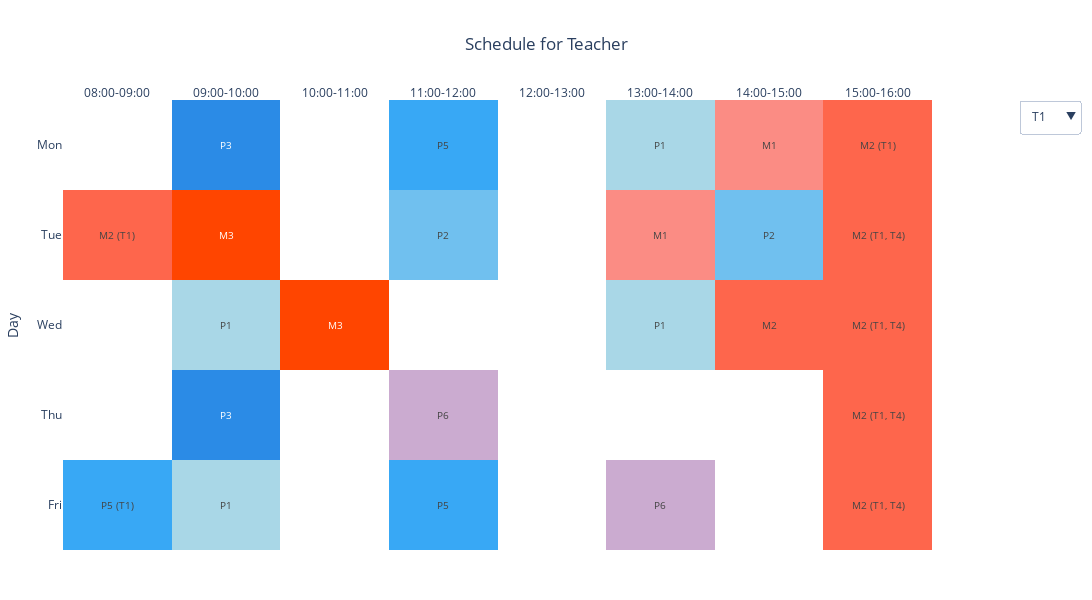
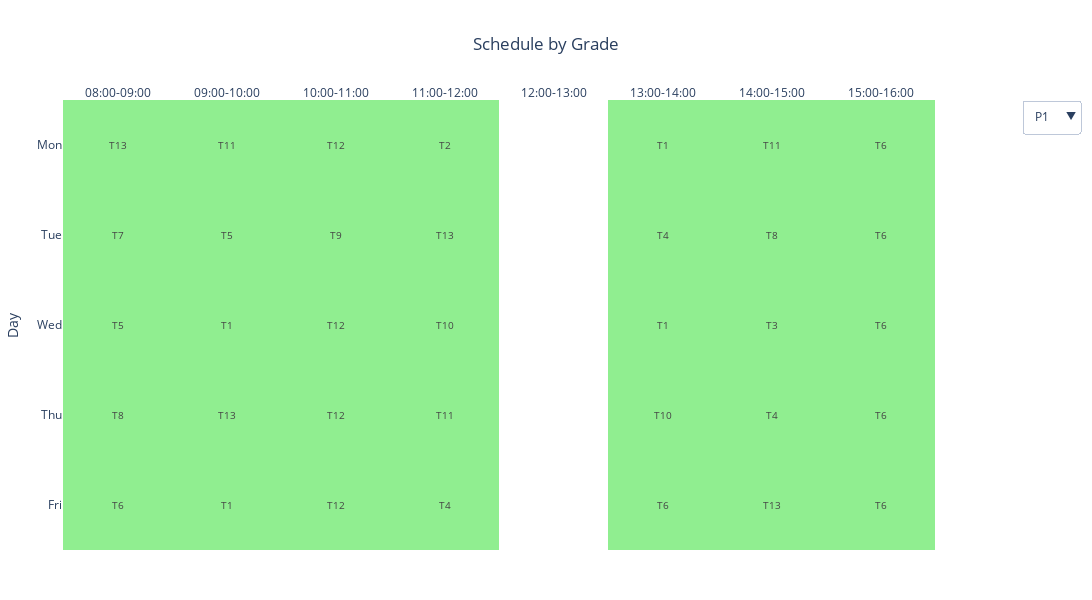

The cell these charts' notebook holds for them, in order:
### Code cell
schedule_df, homeroom_df, extended_schedule, fig_teacher, fig_grade = create_school_schedule(n_teachers=13,
    grades=["P1", "P2", "P3", "P4", "P5", "P6", "M1", "M2", "M3"],
    pe_teacher="T13",
    pe_grades=["P4", "P5", "P6", "M1", "M2", "M3"],
    pe_day=3,
    n_pe_periods=6,
    start_hour=8,
    n_hours=8,
    lunch_hour=5,
    days_per_week=5,
    enable_pe_constraints=False,
    homeroom_mode=1)

if schedule_df is not None:
    print(f"Total classes scheduled: {len(schedule_df)}")
    print("\nHomeroom Assignments:")
    
    # Display visualizations
    fig_teacher.show()
    fig_grade.show()

### Figure 1 — Plotly figure (JSON) as saved in the notebook; plotly's stock layout.template omitted (floating-point values rounded to 4 significant figures)
{"data": [{"colorscale": [[0, "white"], [0.1, "lightblue"], [0.2, "skyblue"], [0.3, "dodgerblue"], [0.4, "steelblue"], [0.5, "deepskyblue"], [0.6, "cornflowerblue"], [0.7, "lightpink"], [0.8, "salmon"], [0.9, "tomato"], [1, "orangered"]], "hoverinfo": "text", "showscale": false, "text": [["", "P3", "", "P5", "", "P1", "M1", "M2\n(T1)"], ["M2\n(T1)", "M3", "", "P2", "", "M1", "P2", "M2\n(T1, T4)"], ["", "P1", "M3", "", "", "P1", "M2", "M2\n(T1, T4)"], ["", "P3", "", "P6", "", "", "", "M2\n(T1, T4)"], ["P5\n(T1)", "P1", "", "P5", "", "P6", "", "M2\n(T1, T4)"]], "textfont": {"size": 10}, "texttemplate": "%{text}", "type": "heatmap", "visible": true, "x": ["08:00-09:00", "09:00-10:00", "10:00-11:00", "11:00-12:00", "12:00-13:00", "13:00-14:00", "14:00-15:00", "15:00-16:00"], "y": ["Mon", "Tue", "Wed", "Thu", "Fri"], "z": [[0, 3, 0, 5, 0, 1, 7, 8], [8, 9, 0, 2, 0, 7, 2, 8], [0, 1, 9, 0, 0, 1, 8, 8], [0, 3, 0, 6, 0, 0, 0, 8], [5, 1, 0, 5, 0, 6, 0, 8]], "zmax": 9, "zmin": 0}, {"colorscale": [[0, "white"], [0.1, "lightblue"], [0.2, "skyblue"], [0.3, "dodgerblue"], [0.4, "steelblue"], [0.5, "deepskyblue"], [0.6, "cornflowerblue"], [0.7, "lightpink"], [0.8, "salmon"], [0.9, "tomato"], [1, "orangered"]], "hoverinfo": "text", "showscale": false, "text": [["P3\n(T10)", "M1", "", "P2", "", "P2", "P3", "M1\n(T10)"], ["P5\n(T10)", "M1", "", "P3", "", "M3", "", "M1\n(T10)"], ["M3\n(T10)", "P4", "P5", "P1", "", "M1", "P3", "M1\n(T10)"], ["", "P6", "P2", "M1", "", "P1", "P5", "M1\n(T10)"], ["P2\n(T10)", "P3", "M3", "P2", "", "", "", "M1\n(T10)"]], "textfont": {"size": 10}, "texttemplate": "%{text}", "type": "heatmap", "visible": false, "x": ["08:00-09:00", "09:00-10:00", "10:00-11:00", "11:00-12:00", "12:00-13:00", "13:00-14:00", "14:00-15:00", "15:00-16:00"], "y": ["Mon", "Tue", "Wed", "Thu", "Fri"], "z": [[3, 7, 0, 2, 0, 2, 3, 7], [5, 7, 0, 3, 0, 9, 0, 7], [9, 4, 5, 1, 0, 7, 3, 7], [0, 6, 2, 7, 0, 1, 5, 7], [2, 3, 9, 2, 0, 0, 0, 7]], "zmax": 9, "zmin": 0}, {"colorscale": [[0, "white"], [0.1, "lightblue"], [0.2, "skyblue"], [0.3, "dodgerblue"], [0.4, "steelblue"], [0.5, "deepskyblue"], [0.6, "cornflowerblue"], [0.7, "lightpink"], [0.8, "salmon"], [0.9, "tomato"], [1, "orangered"]], "hoverinfo": "text", "showscale": false, "text": [["M2\n(T11)", "P1", "M1", "", "", "", "P1", "P5\n(T11)"], ["", "P4", "P3", "M1", "", "M2", "P5", "P5\n(T11, T12)"], ["M1\n(T11)", "P2", "P4", "M3", "", "M2", "", "P5\n(T11)"], ["P5\n(T11)", "P2", "", "P1", "", "M2", "M1", "P5\n(T11)"], ["M1\n(T11)", "M3", "M2", "P6", "", "", "", "P5\n(T11)"]], "textfont": {"size": 10}, "texttemplate": "%{text}", "type": "heatmap", "visible": false, "x": ["08:00-09:00", "09:00-10:00", "10:00-11:00", "11:00-12:00", "12:00-13:00", "13:00-14:00", "14:00-15:00", "15:00-16:00"], "y": ["Mon", "Tue", "Wed", "Thu", "Fri"], "z": [[8, 1, 7, 0, 0, 0, 1, 5], [0, 4, 3, 7, 0, 8, 5, 5], [7, 2, 4, 9, 0, 8, 0, 5], [5, 2, 0, 1, 0, 8, 7, 5], [7, 9, 8, 6, 0, 0, 0, 5]], "zmax": 9, "zmin": 0}, {"colorscale": [[0, "white"], [0.1, "lightblue"], [0.2, "skyblue"], [0.3, "dodgerblue"], [0.4, "steelblue"], [0.5, "deepskyblue"], [0.6, "cornflowerblue"], [0.7, "lightpink"], [0.8, "salmon"], [0.9, "tomato"], [1, "orangered"]], "hoverinfo": "text", "showscale": false, "text": [["P2\n(T12)", "P5", "P1", "", "", "M1", "P6", "P5\n(T11, T12)"], ["", "", "P2", "", "", "P3", "M1", "P5\n(T12)"], ["", "P3", "P1", "", "", "", "P6", "P5\n(T11, T12)"], ["P4\n(T12)", "M3", "P1", "", "", "P4", "", "P5\n(T11, T12)"], ["", "P2", "P1", "", "", "P3", "P5", "P5\n(T11, T12)"]], "textfont": {"size": 10}, "texttemplate": "%{text}", "type": "heatmap", "visible": false, "x": ["08:00-09:00", "09:00-10:00", "10:00-11:00", "11:00-12:00", "12:00-13:00", "13:00-14:00", "14:00-15:00", "15:00-16:00"], "y": ["Mon", "Tue", "Wed", "Thu", "Fri"], "z": [[2, 5, 1, 0, 0, 7, 6, 5], [0, 0, 2, 0, 0, 3, 7, 5], [0, 3, 1, 0, 0, 0, 6, 5], [4, 9, 1, 0, 0, 4, 0, 5], [0, 2, 1, 0, 0, 3, 5, 5]], "zmax": 9, "zmin": 0}, {"colorscale": [[0, "white"], [0.1, "lightblue"], [0.2, "skyblue"], [0.3, "dodgerblue"], [0.4, "steelblue"], [0.5, "deepskyblue"], [0.6, "cornflowerblue"], [0.7, "lightpink"], [0.8, "salmon"], [0.9, "tomato"], [1, "orangered"]], "hoverinfo": "text", "showscale": false, "text": [["P1\n(T13)", "", "P4", "M1", "", "M3", "", ""], ["M3\n(T13)", "M2", "", "P1", "", "", "", ""], ["P4\n(T13)", "M3", "P2", "P4", "", "", "M1", ""], ["M1\n(T13)", "P1", "P5", "P4", "", "P2", "M3", ""], ["", "P5", "P6", "M3", "", "P5", "P1", ""]], "textfont": {"size": 10}, "texttemplate": "%{text}", "type": "heatmap", "visible": false, "x": ["08:00-09:00", "09:00-10:00", "10:00-11:00", "11:00-12:00", "12:00-13:00", "13:00-14:00", "14:00-15:00", "15:00-16:00"], "y": ["Mon", "Tue", "Wed", "Thu", "Fri"], "z": [[1, 0, 4, 7, 0, 9, 0, 0], [9, 8, 0, 1, 0, 0, 0, 0], [4, 9, 2, 4, 0, 0, 7, 0], [7, 1, 5, 4, 0, 2, 9, 0], [0, 5, 6, 9, 0, 5, 1, 0]], "zmax": 9, "zmin": 0}, {"colorscale": [[0, "white"], [0.1, "lightblue"], [0.2, "skyblue"], [0.3, "dodgerblue"], [0.4, "steelblue"], [0.5, "deepskyblue"], [0.6, "cornflowerblue"], [0.7, "lightpink"], [0.8, "salmon"], [0.9, "tomato"], [1, "orangered"]], "hoverinfo": "text", "showscale": false, "text": [["P5\n(T2)", "M3", "", "P1", "", "P5", "M3", "P3\n(T2)"], ["P4\n(T2)", "P3", "", "P6", "", "", "P4", "P3\n(T2)"], ["P6\n(T2)", "", "", "P2", "", "", "M3", "P3\n(T2)"], ["P6\n(T2)", "", "P3", "M3", "", "", "P4", "P3\n(T2)"], ["P6\n(T2)", "", "", "", "", "P4", "P2", "P3\n(T2)"]], "textfont": {"size": 10}, "texttemplate": "%{text}", "type": "heatmap", "visible": false, "x": ["08:00-09:00", "09:00-10:00", "10:00-11:00", "11:00-12:00", "12:00-13:00", "13:00-14:00", "14:00-15:00", "15:00-16:00"], "y": ["Mon", "Tue", "Wed", "Thu", "Fri"], "z": [[5, 9, 0, 1, 0, 5, 9, 3], [4, 3, 0, 6, 0, 0, 4, 3], [6, 0, 0, 2, 0, 0, 9, 3], [6, 0, 3, 9, 0, 0, 4, 3], [6, 0, 0, 0, 0, 4, 2, 3]], "zmax": 9, "zmin": 0}, {"colorscale": [[0, "white"], [0.1, "lightblue"], [0.2, "skyblue"], [0.3, "dodgerblue"], [0.4, "steelblue"], [0.5, "deepskyblue"], [0.6, "cornflowerblue"], [0.7, "lightpink"], [0.8, "salmon"], [0.9, "tomato"], [1, "orangered"]], "hoverinfo": "text", "showscale": false, "text": [["", "", "P6", "P3", "", "", "P2", "P4\n(T3)"], ["", "P5", "M1", "", "", "P2", "", "P4\n(T3)"], ["P5\n(T3)", "", "", "", "", "P4", "P1", "P4\n(T3)"], ["P2\n(T3)", "", "", "P3", "", "P5", "", "P4\n(T3)"], ["", "", "P3", "", "", "M2", "M1", "P4\n(T3)"]], "textfont": {"size": 10}, "texttemplate": "%{text}", "type": "heatmap", "visible": false, "x": ["08:00-09:00", "09:00-10:00", "10:00-11:00", "11:00-12:00", "12:00-13:00", "13:00-14:00", "14:00-15:00", "15:00-16:00"], "y": ["Mon", "Tue", "Wed", "Thu", "Fri"], "z": [[0, 0, 6, 3, 0, 0, 2, 4], [0, 5, 7, 0, 0, 2, 0, 4], [5, 0, 0, 0, 0, 4, 1, 4], [2, 0, 0, 3, 0, 5, 0, 4], [0, 0, 3, 0, 0, 8, 7, 4]], "zmax": 9, "zmin": 0}, {"colorscale": [[0, "white"], [0.1, "lightblue"], [0.2, "skyblue"], [0.3, "dodgerblue"], [0.4, "steelblue"], [0.5, "deepskyblue"], [0.6, "cornflowerblue"], [0.7, "lightpink"], [0.8, "salmon"], [0.9, "tomato"], [1, "orangered"]], "hoverinfo": "text", "showscale": false, "text": [["P6\n(T4)", "", "", "M3", "", "P3", "M2", "M2\n(T1, T4)"], ["P2\n(T4)", "", "M2", "P5", "", "P1", "M3", "M2\n(T4)"], ["P2\n(T4)", "", "M2", "M1", "", "", "P5", "M2\n(T4)"], ["M3\n(T4)", "M2", "P4", "M2", "", "P6", "P1", "M2\n(T4)"], ["M3\n(T4)", "", "P4", "P1", "", "", "P4", "M2\n(T4)"]], "textfont": {"size": 10}, "texttemplate": "%{text}", "type": "heatmap", "visible": false, "x": ["08:00-09:00", "09:00-10:00", "10:00-11:00", "11:00-12:00", "12:00-13:00", "13:00-14:00", "14:00-15:00", "15:00-16:00"], "y": ["Mon", "Tue", "Wed", "Thu", "Fri"], "z": [[6, 0, 0, 9, 0, 3, 8, 8], [2, 0, 8, 5, 0, 1, 9, 8], [2, 0, 8, 7, 0, 0, 5, 8], [9, 8, 4, 8, 0, 6, 1, 8], [9, 0, 4, 1, 0, 0, 4, 8]], "zmax": 9, "zmin": 0}, {"colorscale": [[0, "white"], [0.1, "lightblue"], [0.2, "skyblue"], [0.3, "dodgerblue"], [0.4, "steelblue"], [0.5, "deepskyblue"], [0.6, "cornflowerblue"], [0.7, "lightpink"], [0.8, "salmon"], [0.9, "tomato"], [1, "orangered"]], "hoverinfo": "text", "showscale": false, "text": [["", "P4", "P2", "P4", "", "P4", "", "P6\n(T5)"], ["P6\n(T5)", "P1", "P5", "P4", "", "P4", "M2", "P6\n(T5)"], ["P1\n(T5)", "", "M1", "M2", "", "P2", "", "P6\n(T5)"], ["P3\n(T5)", "", "", "", "", "M1", "P2", "P6\n(T5)"], ["", "", "M1", "P4", "", "M3", "", "P6\n(T5)"]], "textfont": {"size": 10}, "texttemplate": "%{text}", "type": "heatmap", "visible": false, "x": ["08:00-09:00", "09:00-10:00", "10:00-11:00", "11:00-12:00", "12:00-13:00", "13:00-14:00", "14:00-15:00", "15:00-16:00"], "y": ["Mon", "Tue", "Wed", "Thu", "Fri"], "z": [[0, 4, 2, 4, 0, 4, 0, 6], [6, 1, 5, 4, 0, 4, 8, 6], [1, 0, 7, 8, 0, 2, 0, 6], [3, 0, 0, 0, 0, 7, 2, 6], [0, 0, 7, 4, 0, 9, 0, 6]], "zmax": 9, "zmin": 0}, {"colorscale": [[0, "white"], [0.1, "lightblue"], [0.2, "skyblue"], [0.3, "dodgerblue"], [0.4, "steelblue"], [0.5, "deepskyblue"], [0.6, "cornflowerblue"], [0.7, "lightpink"], [0.8, "salmon"], [0.9, "tomato"], [1, "orangered"]], "hoverinfo": "text", "showscale": false, "text": [["P4\n(T6)", "M2", "P5", "", "", "M2", "", "P1\n(T6)"], ["", "P6", "M3", "", "", "P5", "", "P1\n(T6)"], ["", "P6", "P3", "P6", "", "P5", "", "P1\n(T6)"], ["M2\n(T6)", "M1", "P6", "", "", "P3", "", "P1\n(T6)"], ["P1\n(T6)", "P6", "P2", "M1", "", "P1", "M3", "P1\n(T6)"]], "textfont": {"size": 10}, "texttemplate": "%{text}", "type": "heatmap", "visible": false, "x": ["08:00-09:00", "09:00-10:00", "10:00-11:00", "11:00-12:00", "12:00-13:00", "13:00-14:00", "14:00-15:00", "15:00-16:00"], "y": ["Mon", "Tue", "Wed", "Thu", "Fri"], "z": [[4, 8, 5, 0, 0, 8, 0, 1], [0, 6, 9, 0, 0, 5, 0, 1], [0, 6, 3, 6, 0, 5, 0, 1], [8, 7, 6, 0, 0, 3, 0, 1], [1, 6, 2, 7, 0, 1, 9, 1]], "zmax": 9, "zmin": 0}, {"colorscale": [[0, "white"], [0.1, "lightblue"], [0.2, "skyblue"], [0.3, "dodgerblue"], [0.4, "steelblue"], [0.5, "deepskyblue"], [0.6, "cornflowerblue"], [0.7, "lightpink"], [0.8, "salmon"], [0.9, "tomato"], [1, "orangered"]], "hoverinfo": "text", "showscale": false, "text": [["M1\n(T7)", "P6", "P3", "M2", "", "", "P5", ""], ["P1\n(T7)", "P2", "P4", "M2", "", "", "P6", ""], ["M2\n(T7)", "M1", "P6", "P3", "", "P3", "", ""], ["", "P5", "M2", "P2", "", "", "P3", ""], ["M2\n(T7)", "M1", "", "P3", "", "M1", "P6", ""]], "textfont": {"size": 10}, "texttemplate": "%{text}", "type": "heatmap", "visible": false, "x": ["08:00-09:00", "09:00-10:00", "10:00-11:00", "11:00-12:00", "12:00-13:00", "13:00-14:00", "14:00-15:00", "15:00-16:00"], "y": ["Mon", "Tue", "Wed", "Thu", "Fri"], "z": [[7, 6, 3, 8, 0, 0, 5, 0], [1, 2, 4, 8, 0, 0, 6, 0], [8, 7, 6, 3, 0, 3, 0, 0], [0, 5, 8, 2, 0, 0, 3, 0], [8, 7, 0, 3, 0, 7, 6, 0]], "zmax": 9, "zmin": 0}, {"colorscale": [[0, "white"], [0.1, "lightblue"], [0.2, "skyblue"], [0.3, "dodgerblue"], [0.4, "steelblue"], [0.5, "deepskyblue"], [0.6, "cornflowerblue"], [0.7, "lightpink"], [0.8, "salmon"], [0.9, "tomato"], [1, "orangered"]], "hoverinfo": "text", "showscale": false, "text": [["", "", "M2", "", "", "P6", "P4", "P2\n(T8)"], ["P3\n(T8)", "", "P6", "", "", "", "P1", "P2\n(T8)"], ["P3\n(T8)", "M2", "", "P5", "", "P6", "P4", "P2\n(T8)"], ["P1\n(T8)", "", "M3", "", "", "", "M2", "P2\n(T8)"], ["P4\n(T8)", "M2", "", "M2", "", "P2", "P3", "P2\n(T8)"]], "textfont": {"size": 10}, "texttemplate": "%{text}", "type": "heatmap", "visible": false, "x": ["08:00-09:00", "09:00-10:00", "10:00-11:00", "11:00-12:00", "12:00-13:00", "13:00-14:00", "14:00-15:00", "15:00-16:00"], "y": ["Mon", "Tue", "Wed", "Thu", "Fri"], "z": [[0, 0, 8, 0, 0, 6, 4, 2], [3, 0, 6, 0, 0, 0, 1, 2], [3, 8, 0, 5, 0, 6, 4, 2], [1, 0, 9, 0, 0, 0, 8, 2], [4, 8, 0, 8, 0, 2, 3, 2]], "zmax": 9, "zmin": 0}, {"colorscale": [[0, "white"], [0.1, "lightblue"], [0.2, "skyblue"], [0.3, "dodgerblue"], [0.4, "steelblue"], [0.5, "deepskyblue"], [0.6, "cornflowerblue"], [0.7, "lightpink"], [0.8, "salmon"], [0.9, "tomato"], [1, "orangered"]], "hoverinfo": "text", "showscale": false, "text": [["M3\n(T9)", "P2", "M3", "P6", "", "", "", "M3\n(T9)"], ["M1\n(T9)", "", "P1", "M3", "", "P6", "P3", "M3\n(T9)"], ["", "P5", "", "", "", "M3", "P2", "M3\n(T9)"], ["", "P4", "M1", "P5", "", "M3", "P6", "M3\n(T9)"], ["P3\n(T9)", "P4", "P5", "", "", "", "M2", "M3\n(T9)"]], "textfont": {"size": 10}, "texttemplate": "%{text}", "type": "heatmap", "visible": false, "x": ["08:00-09:00", "09:00-10:00", "10:00-11:00", "11:00-12:00", "12:00-13:00", "13:00-14:00", "14:00-15:00", "15:00-16:00"], "y": ["Mon", "Tue", "Wed", "Thu", "Fri"], "z": [[9, 2, 9, 6, 0, 0, 0, 9], [7, 0, 1, 9, 0, 6, 3, 9], [0, 5, 0, 0, 0, 9, 2, 9], [0, 4, 7, 5, 0, 9, 6, 9], [3, 4, 5, 0, 0, 0, 8, 9]], "zmax": 9, "zmin": 0}], "layout": {"height": 600, "margin": {"b": 50, "l": 50, "r": 150, "t": 100}, "title": {"text": "Schedule for Teacher", "x": 0.5, "xanchor": "center"}, "updatemenus": [{"active": 0, "buttons": [{"args": [{"visible": [true, false, false, false, false, false, false, false, false, false, false, false, false]}, {"title": "Schedule for T1"}], "label": "T1", "method": "update"}, {"args": [{"visible": [false, true, false, false, false, false, false, false, false, false, false, false, false]}, {"title": "Schedule for T10"}], "label": "T10", "method": "update"}, {"args": [{"visible": [false, false, true, false, false, false, false, false, false, false, false, false, false]}, {"title": "Schedule for T11"}], "label": "T11", "method": "update"}, {"args": [{"visible": [false, false, false, true, false, false, false, false, false, false, false, false, false]}, {"title": "Schedule for T12"}], "label": "T12", "method": "update"}, {"args": [{"visible": [false, false, false, false, true, false, false, false, false, false, false, false, false]}, {"title": "Schedule for T13"}], "label": "T13", "method": "update"}, {"args": [{"visible": [false, false, false, false, false, true, false, false, false, false, false, false, false]}, {"title": "Schedule for T2"}], "label": "T2", "method": "update"}, {"args": [{"visible": [false, false, false, false, false, false, true, false, false, false, false, false, false]}, {"title": "Schedule for T3"}], "label": "T3", "method": "update"}, {"args": [{"visible": [false, false, false, false, false, false, false, true, false, false, false, false, false]}, {"title": "Schedule for T4"}], "label": "T4", "method": "update"}, {"args": [{"visible": [false, false, false, false, false, false, false, false, true, false, false, false, false]}, {"title": "Schedule for T5"}], "label": "T5", "method": "update"}, {"args": [{"visible": [false, false, false, false, false, false, false, false, false, true, false, false, false]}, {"title": "Schedule for T6"}], "label": "T6", "method": "update"}, {"args": [{"visible": [false, false, false, false, false, false, false, false, false, false, true, false, false]}, {"title": "Schedule for T7"}], "label": "T7", "method": "update"}, {"args": [{"visible": [false, false, false, false, false, false, false, false, false, false, false, true, false]}, {"title": "Schedule for T8"}], "label": "T8", "method": "update"}, {"args": [{"visible": [false, false, false, false, false, false, false, false, false, false, false, false, true]}, {"title": "Schedule for T9"}], "label": "T9", "method": "update"}], "x": 1.1, "xanchor": "left", "y": 1, "yanchor": "top"}], "width": 1200, "xaxis": {"gridcolor": "black", "showgrid": true, "side": "top", "tickmode": "array", "ticktext": ["08:00-09:00", "09:00-10:00", "10:00-11:00", "11:00-12:00", "12:00-13:00", "13:00-14:00", "14:00-15:00", "15:00-16:00"], "tickvals": ["08:00-09:00", "09:00-10:00", "10:00-11:00", "11:00-12:00", "12:00-13:00", "13:00-14:00", "14:00-15:00", "15:00-16:00"]}, "yaxis": {"autorange": "reversed", "gridcolor": "black", "showgrid": true, "title": {"text": "Day"}}}}

### Figure 2 — Plotly figure (JSON) as saved in the notebook; plotly's stock layout.template omitted (floating-point values rounded to 4 significant figures)
{"data": [{"colorscale": [[0, "white"], [1, "lightgreen"]], "hoverinfo": "text", "showscale": false, "text": [["T13", "T11", "T12", "T2", "", "T1", "T11", "T6"], ["T7", "T5", "T9", "T13", "", "T4", "T8", "T6"], ["T5", "T1", "T12", "T10", "", "T1", "T3", "T6"], ["T8", "T13", "T12", "T11", "", "T10", "T4", "T6"], ["T6", "T1", "T12", "T4", "", "T6", "T13", "T6"]], "textfont": {"size": 10}, "texttemplate": "%{text}", "type": "heatmap", "visible": true, "x": ["08:00-09:00", "09:00-10:00", "10:00-11:00", "11:00-12:00", "12:00-13:00", "13:00-14:00", "14:00-15:00", "15:00-16:00"], "y": ["Mon", "Tue", "Wed", "Thu", "Fri"], "z": [[1, 1, 1, 1, 0, 1, 1, 1], [1, 1, 1, 1, 0, 1, 1, 1], [1, 1, 1, 1, 0, 1, 1, 1], [1, 1, 1, 1, 0, 1, 1, 1], [1, 1, 1, 1, 0, 1, 1, 1]], "zmax": 1, "zmin": 0}, {"colorscale": [[0, "white"], [1, "lightgreen"]], "hoverinfo": "text", "showscale": false, "text": [["T12", "T9", "T5", "T10", "", "T10", "T3", "T8"], ["T4", "T7", "T12", "T1", "", "T3", "T1", "T8"], ["T4", "T11", "T13", "T2", "", "T5", "T9", "T8"], ["T3", "T11", "T10", "T7", "", "T13", "T5", "T8"], ["T10", "T12", "T6", "T10", "", "T8", "T2", "T8"]], "textfont": {"size": 10}, "texttemplate": "%{text}", "type": "heatmap", "visible": false, "x": ["08:00-09:00", "09:00-10:00", "10:00-11:00", "11:00-12:00", "12:00-13:00", "13:00-14:00", "14:00-15:00", "15:00-16:00"], "y": ["Mon", "Tue", "Wed", "Thu", "Fri"], "z": [[1, 1, 1, 1, 0, 1, 1, 1], [1, 1, 1, 1, 0, 1, 1, 1], [1, 1, 1, 1, 0, 1, 1, 1], [1, 1, 1, 1, 0, 1, 1, 1], [1, 1, 1, 1, 0, 1, 1, 1]], "zmax": 1, "zmin": 0}, {"colorscale": [[0, "white"], [1, "lightgreen"]], "hoverinfo": "text", "showscale": false, "text": [["T10", "T1", "T7", "T3", "", "T4", "T10", "T2"], ["T8", "T2", "T11", "T10", "", "T12", "T9", "T2"], ["T8", "T12", "T6", "T7", "", "T7", "T10", "T2"], ["T5", "T1", "T2", "T3", "", "T6", "T7", "T2"], ["T9", "T10", "T3", "T7", "", "T12", "T8", "T2"]], "textfont": {"size": 10}, "texttemplate": "%{text}", "type": "heatmap", "visible": false, "x": ["08:00-09:00", "09:00-10:00", "10:00-11:00", "11:00-12:00", "12:00-13:00", "13:00-14:00", "14:00-15:00", "15:00-16:00"], "y": ["Mon", "Tue", "Wed", "Thu", "Fri"], "z": [[1, 1, 1, 1, 0, 1, 1, 1], [1, 1, 1, 1, 0, 1, 1, 1], [1, 1, 1, 1, 0, 1, 1, 1], [1, 1, 1, 1, 0, 1, 1, 1], [1, 1, 1, 1, 0, 1, 1, 1]], "zmax": 1, "zmin": 0}, {"colorscale": [[0, "white"], [1, "lightgreen"]], "hoverinfo": "text", "showscale": false, "text": [["T6", "T5", "T13", "T5", "", "T5", "T8", "T3"], ["T2", "T11", "T7", "T5", "", "T5", "T2", "T3"], ["T13", "T10", "T11", "T13", "", "T3", "T8", "T3"], ["T12", "T9", "T4", "T13", "", "T12", "T2", "T3"], ["T8", "T9", "T4", "T5", "", "T2", "T4", "T3"]], "textfont": {"size": 10}, "texttemplate": "%{text}", "type": "heatmap", "visible": false, "x": ["08:00-09:00", "09:00-10:00", "10:00-11:00", "11:00-12:00", "12:00-13:00", "13:00-14:00", "14:00-15:00", "15:00-16:00"], "y": ["Mon", "Tue", "Wed", "Thu", "Fri"], "z": [[1, 1, 1, 1, 0, 1, 1, 1], [1, 1, 1, 1, 0, 1, 1, 1], [1, 1, 1, 1, 0, 1, 1, 1], [1, 1, 1, 1, 0, 1, 1, 1], [1, 1, 1, 1, 0, 1, 1, 1]], "zmax": 1, "zmin": 0}, {"colorscale": [[0, "white"], [1, "lightgreen"]], "hoverinfo": "text", "showscale": false, "text": [["T2", "T12", "T6", "T1", "", "T2", "T7", "T11, T12"], ["T10", "T3", "T5", "T4", "", "T6", "T11", "T11, T12"], ["T3", "T9", "T10", "T8", "", "T6", "T4", "T11, T12"], ["T11", "T7", "T13", "T9", "", "T3", "T10", "T11, T12"], ["T1", "T13", "T9", "T1", "", "T13", "T12", "T11, T12"]], "textfont": {"size": 10}, "texttemplate": "%{text}", "type": "heatmap", "visible": false, "x": ["08:00-09:00", "09:00-10:00", "10:00-11:00", "11:00-12:00", "12:00-13:00", "13:00-14:00", "14:00-15:00", "15:00-16:00"], "y": ["Mon", "Tue", "Wed", "Thu", "Fri"], "z": [[1, 1, 1, 1, 0, 1, 1, 1], [1, 1, 1, 1, 0, 1, 1, 1], [1, 1, 1, 1, 0, 1, 1, 1], [1, 1, 1, 1, 0, 1, 1, 1], [1, 1, 1, 1, 0, 1, 1, 1]], "zmax": 1, "zmin": 0}, {"colorscale": [[0, "white"], [1, "lightgreen"]], "hoverinfo": "text", "showscale": false, "text": [["T4", "T7", "T3", "T9", "", "T8", "T12", "T5"], ["T5", "T6", "T8", "T2", "", "T9", "T7", "T5"], ["T2", "T6", "T7", "T6", "", "T8", "T12", "T5"], ["T2", "T10", "T6", "T1", "", "T4", "T9", "T5"], ["T2", "T6", "T13", "T11", "", "T1", "T7", "T5"]], "textfont": {"size": 10}, "texttemplate": "%{text}", "type": "heatmap", "visible": false, "x": ["08:00-09:00", "09:00-10:00", "10:00-11:00", "11:00-12:00", "12:00-13:00", "13:00-14:00", "14:00-15:00", "15:00-16:00"], "y": ["Mon", "Tue", "Wed", "Thu", "Fri"], "z": [[1, 1, 1, 1, 0, 1, 1, 1], [1, 1, 1, 1, 0, 1, 1, 1], [1, 1, 1, 1, 0, 1, 1, 1], [1, 1, 1, 1, 0, 1, 1, 1], [1, 1, 1, 1, 0, 1, 1, 1]], "zmax": 1, "zmin": 0}, {"colorscale": [[0, "white"], [1, "lightgreen"]], "hoverinfo": "text", "showscale": false, "text": [["T7", "T10", "T11", "T13", "", "T12", "T1", "T10"], ["T9", "T10", "T3", "T11", "", "T1", "T12", "T10"], ["T11", "T7", "T5", "T4", "", "T10", "T13", "T10"], ["T13", "T6", "T9", "T10", "", "T5", "T11", "T10"], ["T11", "T7", "T5", "T6", "", "T7", "T3", "T10"]], "textfont": {"size": 10}, "texttemplate": "%{text}", "type": "heatmap", "visible": false, "x": ["08:00-09:00", "09:00-10:00", "10:00-11:00", "11:00-12:00", "12:00-13:00", "13:00-14:00", "14:00-15:00", "15:00-16:00"], "y": ["Mon", "Tue", "Wed", "Thu", "Fri"], "z": [[1, 1, 1, 1, 0, 1, 1, 1], [1, 1, 1, 1, 0, 1, 1, 1], [1, 1, 1, 1, 0, 1, 1, 1], [1, 1, 1, 1, 0, 1, 1, 1], [1, 1, 1, 1, 0, 1, 1, 1]], "zmax": 1, "zmin": 0}, {"colorscale": [[0, "white"], [1, "lightgreen"]], "hoverinfo": "text", "showscale": false, "text": [["T11", "T6", "T8", "T7", "", "T6", "T4", "T1, T4"], ["T1", "T13", "T4", "T7", "", "T11", "T5", "T1, T4"], ["T7", "T8", "T4", "T5", "", "T11", "T1", "T1, T4"], ["T6", "T4", "T7", "T4", "", "T11", "T8", "T1, T4"], ["T7", "T8", "T11", "T8", "", "T3", "T9", "T1, T4"]], "textfont": {"size": 10}, "texttemplate": "%{text}", "type": "heatmap", "visible": false, "x": ["08:00-09:00", "09:00-10:00", "10:00-11:00", "11:00-12:00", "12:00-13:00", "13:00-14:00", "14:00-15:00", "15:00-16:00"], "y": ["Mon", "Tue", "Wed", "Thu", "Fri"], "z": [[1, 1, 1, 1, 0, 1, 1, 1], [1, 1, 1, 1, 0, 1, 1, 1], [1, 1, 1, 1, 0, 1, 1, 1], [1, 1, 1, 1, 0, 1, 1, 1], [1, 1, 1, 1, 0, 1, 1, 1]], "zmax": 1, "zmin": 0}, {"colorscale": [[0, "white"], [1, "lightgreen"]], "hoverinfo": "text", "showscale": false, "text": [["T9", "T2", "T9", "T4", "", "T13", "T2", "T9"], ["T13", "T1", "T6", "T9", "", "T10", "T4", "T9"], ["T10", "T13", "T1", "T11", "", "T9", "T2", "T9"], ["T4", "T12", "T8", "T2", "", "T9", "T13", "T9"], ["T4", "T11", "T10", "T13", "", "T5", "T6", "T9"]], "textfont": {"size": 10}, "texttemplate": "%{text}", "type": "heatmap", "visible": false, "x": ["08:00-09:00", "09:00-10:00", "10:00-11:00", "11:00-12:00", "12:00-13:00", "13:00-14:00", "14:00-15:00", "15:00-16:00"], "y": ["Mon", "Tue", "Wed", "Thu", "Fri"], "z": [[1, 1, 1, 1, 0, 1, 1, 1], [1, 1, 1, 1, 0, 1, 1, 1], [1, 1, 1, 1, 0, 1, 1, 1], [1, 1, 1, 1, 0, 1, 1, 1], [1, 1, 1, 1, 0, 1, 1, 1]], "zmax": 1, "zmin": 0}], "layout": {"height": 600, "margin": {"b": 50, "l": 50, "r": 150, "t": 100}, "title": {"text": "Schedule by Grade", "x": 0.5, "xanchor": "center"}, "updatemenus": [{"active": 0, "buttons": [{"args": [{"visible": [true, false, false, false, false, false, false, false, false]}, {"title": "Schedule for Grade P1"}], "label": "P1", "method": "update"}, {"args": [{"visible": [false, true, false, false, false, false, false, false, false]}, {"title": "Schedule for Grade P2"}], "label": "P2", "method": "update"}, {"args": [{"visible": [false, false, true, false, false, false, false, false, false]}, {"title": "Schedule for Grade P3"}], "label": "P3", "method": "update"}, {"args": [{"visible": [false, false, false, true, false, false, false, false, false]}, {"title": "Schedule for Grade P4"}], "label": "P4", "method": "update"}, {"args": [{"visible": [false, false, false, false, true, false, false, false, false]}, {"title": "Schedule for Grade P5"}], "label": "P5", "method": "update"}, {"args": [{"visible": [false, false, false, false, false, true, false, false, false]}, {"title": "Schedule for Grade P6"}], "label": "P6", "method": "update"}, {"args": [{"visible": [false, false, false, false, false, false, true, false, false]}, {"title": "Schedule for Grade M1"}], "label": "M1", "method": "update"}, {"args": [{"visible": [false, false, false, false, false, false, false, true, false]}, {"title": "Schedule for Grade M2"}], "label": "M2", "method": "update"}, {"args": [{"visible": [false, false, false, false, false, false, false, false, true]}, {"title": "Schedule for Grade M3"}], "label": "M3", "method": "update"}], "x": 1.1, "xanchor": "left", "y": 1, "yanchor": "top"}], "width": 1200, "xaxis": {"gridcolor": "black", "showgrid": true, "side": "top", "tickmode": "array", "ticktext": ["08:00-09:00", "09:00-10:00", "10:00-11:00", "11:00-12:00", "12:00-13:00", "13:00-14:00", "14:00-15:00", "15:00-16:00"], "tickvals": ["08:00-09:00", "09:00-10:00", "10:00-11:00", "11:00-12:00", "12:00-13:00", "13:00-14:00", "14:00-15:00", "15:00-16:00"]}, "yaxis": {"autorange": "reversed", "gridcolor": "black", "showgrid": true, "title": {"text": "Day"}}}}
